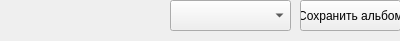
<?xml version="1.0" encoding="UTF-8"?>
<ui version="4.0">
 <class>Form</class>
 <widget class="QWidget" name="Form">
  <property name="geometry">
   <rect>
    <x>0</x>
    <y>0</y>
    <width>400</width>
    <height>41</height>
   </rect>
  </property>
  <property name="windowTitle">
   <string>Form</string>
  </property>
  <widget class="QPushButton" name="pushButton">
   <property name="geometry">
    <rect>
     <x>300</x>
     <y>0</y>
     <width>101</width>
     <height>31</height>
    </rect>
   </property>
   <property name="text">
    <string>Сохранить альбом</string>
   </property>
  </widget>
  <widget class="QComboBox" name="comboBox">
   <property name="geometry">
    <rect>
     <x>170</x>
     <y>0</y>
     <width>121</width>
     <height>31</height>
    </rect>
   </property>
  </widget>
 </widget>
 <resources/>
 <connections/>
</ui>
